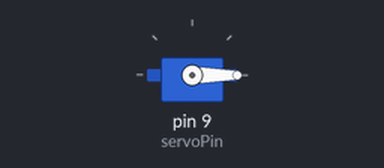
A sketch run on a simulated Arduino Uno, built with avr-gcc and run on an emulated ATmega328P. Shown: servo.

Above: at 0.05 s.
Timing chart, 0 to 16.0 s (numbered marks = the images above):
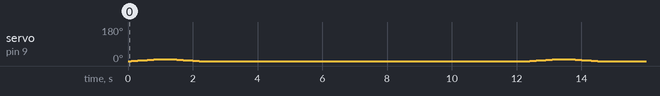

The sketch:

mouse_mover.ino
```cpp
/* Mouse mover: adapted from the following example to control servo motors.
Servo motor with Arduino example code.
Position and sweep. More info: https://www.makerguides.com/ */

// Include the servo library:
#include <Servo.h>

// Create a new servo object:
Servo myservo;

// Define the servo pin:
#define servoPin 9

// Define the max angle to shift through
#define maxAngle 10

// Define the smoothness with which to move the motor, higher == gentler
#define smoothness 100

//Define delay between movements
#define delayTime 10000

// Create a variable to store the servo position:
int angle = 0;

void setup() {
  // Attach the Servo variable to a pin:
  myservo.attach(servoPin);
}

void loop() {
  int i;
  // foward sweep
  for (i =0; i <= maxAngle; i++) {
    myservo.write(i);
    delay(smoothness);
  }
  // wait
  delay(delayTime/100);

  // backward sweep
  for (i =maxAngle; i >= 0  ; i--) {
    myservo.write(i);
    delay(smoothness);
  }
  delay(delayTime);
}
```

Measured:
- by itself, servo on pin 9 (servoPin): repeats every 12.3 s: 2° 0.10 s, 3° 0.10 s, 4° 0.10 s, 5° 0.10 s, 6° 0.10 s, 7° 0.10 s, 8° 0.10 s, 9° 0.10 s, 10° 0.30 s, 9° 0.10 s, 8° 0.10 s, 7° 0.10 s, 6° 0.10 s, 5° 0.10 s, 4° 0.10 s, 3° 0.10 s, 2° 0.10 s, 1° 0.10 s, 0° 10.2 s, 1° 0.10 s
